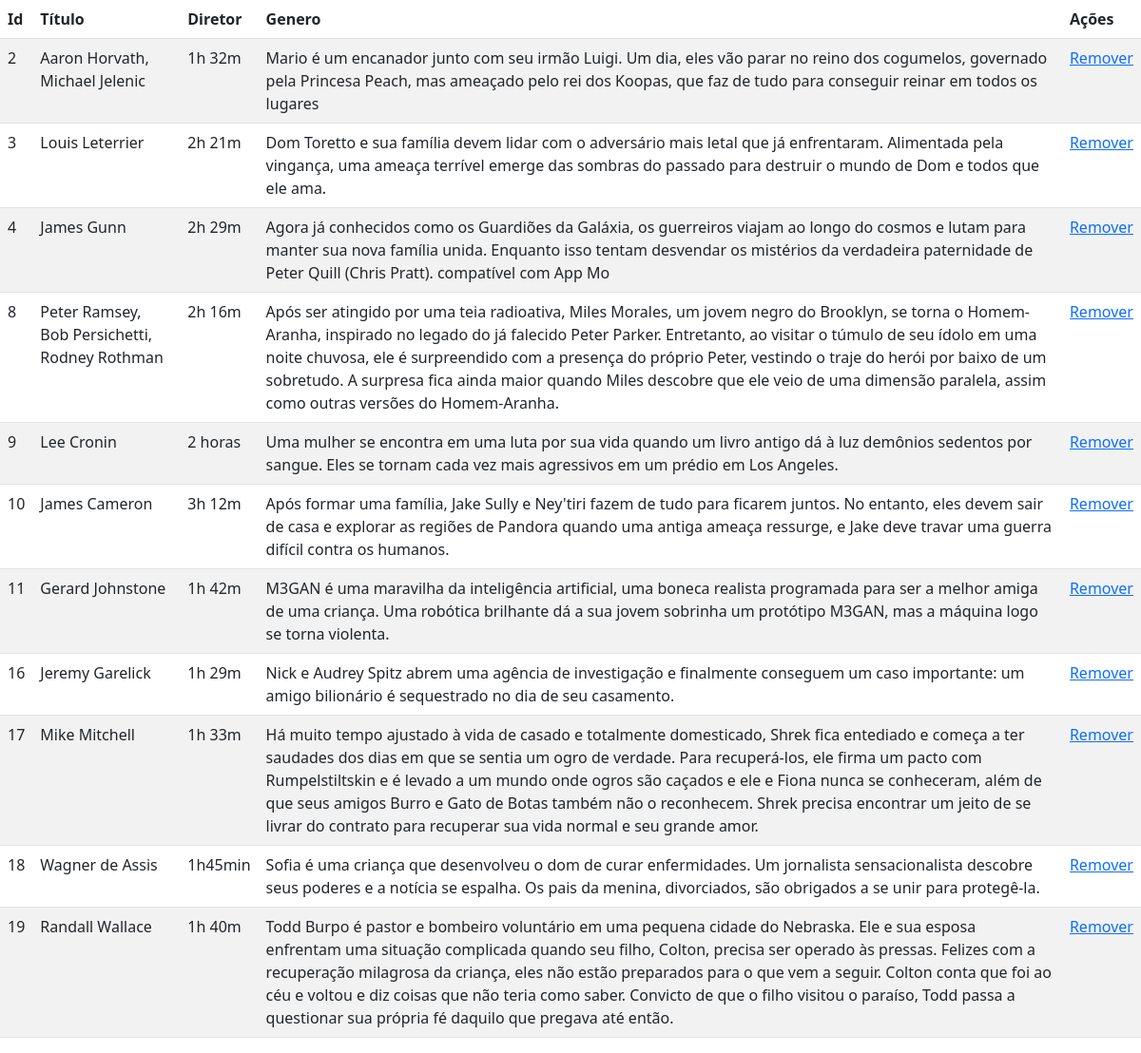
The page /filme-lista.php on the database its author committed.
### tables this page shows
CREATE TABLE IF NOT EXISTS `tbfilme` (
  `idFilme` int NOT NULL AUTO_INCREMENT,
  `titulo` varchar(100) DEFAULT NULL,
  `diretor` varchar(50) DEFAULT NULL,
  `duracao` varchar(50) NOT NULL,
  `descricao` varchar(500) DEFAULT NULL,
  `classificacao` varchar(100) NOT NULL,
  `ano` varchar(50) NOT NULL,
  `idGenero` int DEFAULT NULL,
  `link` varchar(1000) NOT NULL,
  `img` varchar(1000) NOT NULL,
  `secao` varchar(50) NOT NULL,
  PRIMARY KEY (`idFilme`),
  KEY `idGenero` (`idGenero`)
);

### filme-lista.php (the view, shortened to what this page needs)
<?php include("conexao.php"); ?>
<!DOCTYPE html>
<html lang="en">
<head>
    <link href="https://cdn.jsdelivr.net/npm/bootstrap@5.3.0-alpha3/dist/css/bootstrap.min.css" rel="stylesheet">
</head>
<body>
    <section>
        <table class="table table-striped">
            <thead>
            <tr>
                <th scope="col">Id</th>
                <th scope="col">Título</th>
                <th scope="col">Diretor</th>
                <th scope="col">Genero</th>
                <th scope="col">Ações</th>
            </tr>
            </thead>
            <tbody>
            <?php
                $stmt = $pdo->prepare("select * from tbfilme");
                $stmt ->execute();
                while($row = $stmt ->fetch(PDO::FETCH_BOTH)){
                    echo "<tr class='celula'>";
                        echo "<td> $row[0] </td>";
                        echo "<td> $row[2] </td>";
                        echo "<td> $row[3] </td>";
                        echo "<td> $row[4] </td>";
                        echo "<td>
                         <a href ='filme-remover.php?id= $row[0]'> Remover </a>
                          </td>";
                    echo "</tr>";
                }
            ?>
            </tbody>
        </table>
    </section>
</body>
</html>

### rows shown on the page
tbfilme: idFilme "2", diretor "Aaron Horvath, Michael Jelenic", duracao "1h 32m", descricao "Mario é um encanador junto com seu irmão Luigi. Um dia, eles vão parar no reino dos cogumelos, governado pela Princesa Peach, mas ameaçado pelo rei dos Koopas, que faz de tudo para conseguir reinar em todos os lugares"
tbfilme: idFilme "3", diretor "Louis Leterrier", duracao "2h 21m", descricao "Dom Toretto e sua família devem lidar com o adversário mais letal que já enfrentaram. Alimentada pela vingança, uma ameaça terrível emerge das sombras do passado para destruir o mundo de Dom e todos que ele ama."
tbfilme: idFilme "4", diretor "James Gunn", duracao "2h 29m", descricao "Agora já conhecidos como os Guardiões da Galáxia, os guerreiros viajam ao longo do cosmos e lutam para manter sua nova família unida. Enquanto isso tentam desvendar os mistérios da verdadeira paternidade de Peter Quill (Chris Pratt). compatível com App Mo"
tbfilme: idFilme "8", diretor "Peter Ramsey, Bob Persichetti, Rodney Rothman", duracao "2h 16m", descricao "Após ser atingido por uma teia radioativa, Miles Morales, um jovem negro do Brooklyn, se torna o Homem-Aranha, inspirado no legado do já falecido Peter Parker. Entretanto, ao visitar o túmulo de seu ídolo em uma noite chuvosa, ele é surpreendido com a presença do próprio Peter, vestindo o traje do herói por baixo de um sobretudo. A surpresa fica ainda maior quando Miles descobre que ele veio de uma dimensão paralela, assim como outras versões do Homem-Aranha."
tbfilme: idFilme "9", diretor "Lee Cronin", duracao "2 horas", descricao "Uma mulher se encontra em uma luta por sua vida quando um livro antigo dá à luz demônios sedentos por sangue. Eles se tornam cada vez mais agressivos em um prédio em Los Angeles."
tbfilme: idFilme "10", diretor "James Cameron", duracao "3h 12m", descricao "Após formar uma família, Jake Sully e Ney'tiri fazem de tudo para ficarem juntos. No entanto, eles devem sair de casa e explorar as regiões de Pandora quando uma antiga ameaça ressurge, e Jake deve travar uma guerra difícil contra os humanos."
tbfilme: idFilme "11", diretor "Gerard Johnstone", duracao "1h 42m", descricao "M3GAN é uma maravilha da inteligência artificial, uma boneca realista programada para ser a melhor amiga de uma criança. Uma robótica brilhante dá a sua jovem sobrinha um protótipo M3GAN, mas a máquina logo se torna violenta."
tbfilme: idFilme "16", diretor "Jeremy Garelick", duracao "1h 29m", descricao "Nick e Audrey Spitz abrem uma agência de investigação e finalmente conseguem um caso importante: um amigo bilionário é sequestrado no dia de seu casamento."
tbfilme: idFilme "17", diretor "Mike Mitchell", duracao "1h 33m", descricao "Há muito tempo ajustado à vida de casado e totalmente domesticado, Shrek fica entediado e começa a ter saudades dos dias em que se sentia um ogro de verdade. Para recuperá-los, ele firma um pacto com Rumpelstiltskin e é levado a um mundo onde ogros são caçados e ele e Fiona nunca se conheceram, além de que seus amigos Burro e Gato de Botas também não o reconhecem. Shrek precisa encontrar um jeito de se livrar do contrato para recuperar sua vida normal e seu grande amor."
tbfilme: idFilme "18", diretor "Wagner de Assis", duracao "1h45min", descricao "Sofia é uma criança que desenvolveu o dom de curar enfermidades. Um jornalista sensacionalista descobre seus poderes e a notícia se espalha. Os pais da menina, divorciados, são obrigados a se unir para protegê-la."
tbfilme: idFilme "19", diretor "Randall Wallace", duracao "1h 40m", descricao "Todd Burpo é pastor e bombeiro voluntário em uma pequena cidade do Nebraska. Ele e sua esposa enfrentam uma situação complicada quando seu filho, Colton, precisa ser operado às pressas. Felizes com a recuperação milagrosa da criança, eles não estão preparados para o que vem a seguir. Colton conta que foi ao céu e voltou e diz coisas que não teria como saber. Convicto de que o filho visitou o paraíso, Todd passa a questionar sua própria fé daquilo que pregava até então."
